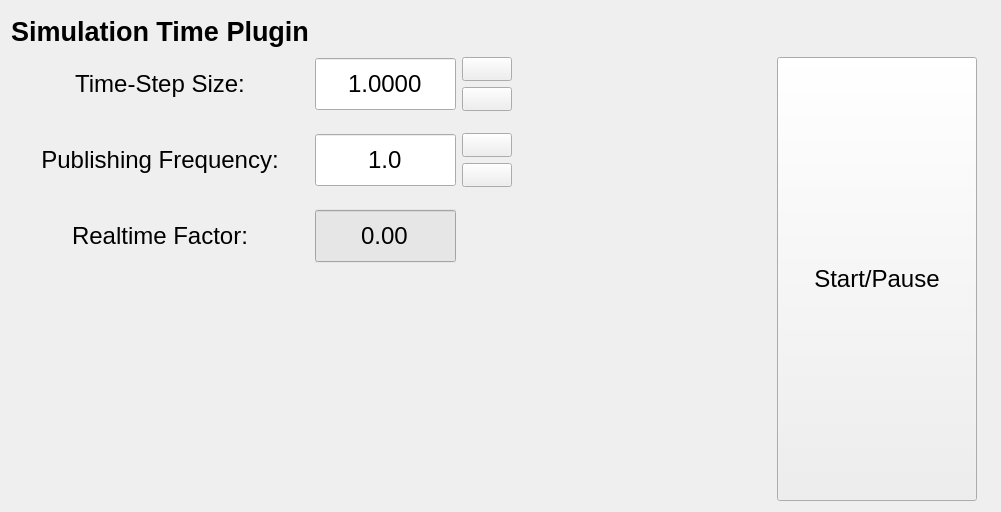
<?xml version="1.0" encoding="UTF-8"?>
<ui version="4.0">
 <class>ServiceCallerWidget</class>
 <widget class="QWidget" name="ServiceCallerWidget">
  <property name="geometry">
   <rect>
    <x>0</x>
    <y>0</y>
    <width>1001</width>
    <height>512</height>
   </rect>
  </property>
  <property name="minimumSize">
   <size>
    <width>0</width>
    <height>0</height>
   </size>
  </property>
  <property name="windowTitle">
   <string>Simulation Time Panel</string>
  </property>
  <property name="windowIcon">
   <iconset theme="time">
    <normaloff>.</normaloff>.</iconset>
  </property>
  <layout class="QVBoxLayout" name="verticalLayout_3" stretch="0">
   <item>
    <layout class="QHBoxLayout" name="horizontalLayout">
     <item>
      <layout class="QGridLayout" name="gridLayout">
       <item row="3" column="0">
        <spacer name="verticalSpacer_2">
         <property name="orientation">
          <enum>Qt::Vertical</enum>
         </property>
         <property name="sizeType">
          <enum>QSizePolicy::Minimum</enum>
         </property>
         <property name="sizeHint" stdset="0">
          <size>
           <width>5</width>
           <height>10</height>
          </size>
         </property>
        </spacer>
       </item>
       <item row="4" column="0" rowspan="2">
        <widget class="QLabel" name="label_4">
         <property name="font">
          <font>
           <pointsize>18</pointsize>
          </font>
         </property>
         <property name="text">
          <string>Publishing Frequency:</string>
         </property>
         <property name="alignment">
          <set>Qt::AlignCenter</set>
         </property>
        </widget>
       </item>
       <item row="4" column="2">
        <widget class="QPushButton" name="increase_pFreq">
         <property name="minimumSize">
          <size>
           <width>50</width>
           <height>24</height>
          </size>
         </property>
         <property name="cursor">
          <cursorShape>PointingHandCursor</cursorShape>
         </property>
         <property name="text">
          <string/>
         </property>
         <property name="icon">
          <iconset theme="go-up">
           <normaloff>.</normaloff>.</iconset>
         </property>
        </widget>
       </item>
       <item row="5" column="2">
        <widget class="QPushButton" name="decrease_pFreq">
         <property name="minimumSize">
          <size>
           <width>50</width>
           <height>24</height>
          </size>
         </property>
         <property name="cursor">
          <cursorShape>PointingHandCursor</cursorShape>
         </property>
         <property name="text">
          <string/>
         </property>
         <property name="icon">
          <iconset theme="go-down">
           <normaloff>.</normaloff>.</iconset>
         </property>
        </widget>
       </item>
       <item row="1" column="0" rowspan="2">
        <widget class="QLabel" name="label_2">
         <property name="font">
          <font>
           <pointsize>18</pointsize>
          </font>
         </property>
         <property name="text">
          <string>Time-Step Size:</string>
         </property>
         <property name="alignment">
          <set>Qt::AlignCenter</set>
         </property>
        </widget>
       </item>
       <item row="0" column="1">
        <spacer name="horizontalSpacer_2">
         <property name="orientation">
          <enum>Qt::Horizontal</enum>
         </property>
         <property name="sizeType">
          <enum>QSizePolicy::Minimum</enum>
         </property>
         <property name="sizeHint" stdset="0">
          <size>
           <width>120</width>
           <height>20</height>
          </size>
         </property>
        </spacer>
       </item>
       <item row="1" column="2">
        <widget class="QPushButton" name="increase_dt">
         <property name="sizePolicy">
          <sizepolicy hsizetype="Minimum" vsizetype="Fixed">
           <horstretch>0</horstretch>
           <verstretch>0</verstretch>
          </sizepolicy>
         </property>
         <property name="minimumSize">
          <size>
           <width>50</width>
           <height>24</height>
          </size>
         </property>
         <property name="cursor">
          <cursorShape>PointingHandCursor</cursorShape>
         </property>
         <property name="layoutDirection">
          <enum>Qt::LeftToRight</enum>
         </property>
         <property name="autoFillBackground">
          <bool>false</bool>
         </property>
         <property name="text">
          <string/>
         </property>
         <property name="icon">
          <iconset theme="go-up">
           <normaloff>.</normaloff>.</iconset>
         </property>
         <property name="autoDefault">
          <bool>false</bool>
         </property>
         <property name="default">
          <bool>false</bool>
         </property>
         <property name="flat">
          <bool>false</bool>
         </property>
        </widget>
       </item>
       <item row="8" column="0">
        <spacer name="verticalSpacer">
         <property name="orientation">
          <enum>Qt::Vertical</enum>
         </property>
         <property name="sizeType">
          <enum>QSizePolicy::Preferred</enum>
         </property>
         <property name="sizeHint" stdset="0">
          <size>
           <width>20</width>
           <height>400</height>
          </size>
         </property>
        </spacer>
       </item>
       <item row="0" column="3">
        <spacer name="horizontalSpacer">
         <property name="orientation">
          <enum>Qt::Horizontal</enum>
         </property>
         <property name="sizeType">
          <enum>QSizePolicy::MinimumExpanding</enum>
         </property>
         <property name="sizeHint" stdset="0">
          <size>
           <width>100</width>
           <height>20</height>
          </size>
         </property>
        </spacer>
       </item>
       <item row="0" column="0">
        <widget class="QLabel" name="label_3">
         <property name="minimumSize">
          <size>
           <width>0</width>
           <height>40</height>
          </size>
         </property>
         <property name="font">
          <font>
           <pointsize>20</pointsize>
           <weight>75</weight>
           <bold>true</bold>
          </font>
         </property>
         <property name="frameShape">
          <enum>QFrame::NoFrame</enum>
         </property>
         <property name="frameShadow">
          <enum>QFrame::Plain</enum>
         </property>
         <property name="text">
          <string>Simulation Time Plugin</string>
         </property>
         <property name="textFormat">
          <enum>Qt::AutoText</enum>
         </property>
         <property name="alignment">
          <set>Qt::AlignCenter</set>
         </property>
        </widget>
       </item>
       <item row="2" column="2">
        <widget class="QPushButton" name="decrease_dt">
         <property name="minimumSize">
          <size>
           <width>50</width>
           <height>24</height>
          </size>
         </property>
         <property name="cursor">
          <cursorShape>PointingHandCursor</cursorShape>
         </property>
         <property name="text">
          <string/>
         </property>
         <property name="icon">
          <iconset theme="go-down">
           <normaloff>.</normaloff>.</iconset>
         </property>
        </widget>
       </item>
       <item row="1" column="4" rowspan="8">
        <widget class="QPushButton" name="call_service_button">
         <property name="sizePolicy">
          <sizepolicy hsizetype="Preferred" vsizetype="Preferred">
           <horstretch>0</horstretch>
           <verstretch>0</verstretch>
          </sizepolicy>
         </property>
         <property name="minimumSize">
          <size>
           <width>200</width>
           <height>100</height>
          </size>
         </property>
         <property name="font">
          <font>
           <pointsize>18</pointsize>
          </font>
         </property>
         <property name="cursor">
          <cursorShape>PointingHandCursor</cursorShape>
         </property>
         <property name="mouseTracking">
          <bool>false</bool>
         </property>
         <property name="toolTip">
          <string>Start/Pause Simulation</string>
         </property>
         <property name="text">
          <string>Start/Pause</string>
         </property>
        </widget>
       </item>
       <item row="1" column="1" rowspan="2">
        <widget class="QDoubleSpinBox" name="dtSize_val_box">
         <property name="sizePolicy">
          <sizepolicy hsizetype="Minimum" vsizetype="Minimum">
           <horstretch>0</horstretch>
           <verstretch>0</verstretch>
          </sizepolicy>
         </property>
         <property name="minimumSize">
          <size>
           <width>100</width>
           <height>54</height>
          </size>
         </property>
         <property name="font">
          <font>
           <pointsize>18</pointsize>
          </font>
         </property>
         <property name="alignment">
          <set>Qt::AlignCenter</set>
         </property>
         <property name="buttonSymbols">
          <enum>QAbstractSpinBox::NoButtons</enum>
         </property>
         <property name="decimals">
          <number>4</number>
         </property>
         <property name="minimum">
          <double>0.000100000000000</double>
         </property>
         <property name="maximum">
          <double>10000.000000000000000</double>
         </property>
         <property name="value">
          <double>1.000000000000000</double>
         </property>
        </widget>
       </item>
       <item row="4" column="1" rowspan="2">
        <widget class="QDoubleSpinBox" name="PubFreq_val_box">
         <property name="sizePolicy">
          <sizepolicy hsizetype="Minimum" vsizetype="Minimum">
           <horstretch>0</horstretch>
           <verstretch>0</verstretch>
          </sizepolicy>
         </property>
         <property name="minimumSize">
          <size>
           <width>100</width>
           <height>54</height>
          </size>
         </property>
         <property name="font">
          <font>
           <pointsize>18</pointsize>
          </font>
         </property>
         <property name="alignment">
          <set>Qt::AlignCenter</set>
         </property>
         <property name="buttonSymbols">
          <enum>QAbstractSpinBox::NoButtons</enum>
         </property>
         <property name="decimals">
          <number>1</number>
         </property>
         <property name="maximum">
          <double>500.000000000000000</double>
         </property>
         <property name="value">
          <double>1.000000000000000</double>
         </property>
        </widget>
       </item>
       <item row="7" column="0">
        <widget class="QLabel" name="label_5">
         <property name="font">
          <font>
           <pointsize>18</pointsize>
          </font>
         </property>
         <property name="text">
          <string>Realtime Factor:</string>
         </property>
         <property name="alignment">
          <set>Qt::AlignCenter</set>
         </property>
        </widget>
       </item>
       <item row="6" column="0">
        <spacer name="verticalSpacer_3">
         <property name="orientation">
          <enum>Qt::Vertical</enum>
         </property>
         <property name="sizeType">
          <enum>QSizePolicy::Minimum</enum>
         </property>
         <property name="sizeHint" stdset="0">
          <size>
           <width>5</width>
           <height>10</height>
          </size>
         </property>
        </spacer>
       </item>
       <item row="7" column="1">
        <widget class="QDoubleSpinBox" name="RTF_val_box">
         <property name="sizePolicy">
          <sizepolicy hsizetype="Minimum" vsizetype="Minimum">
           <horstretch>0</horstretch>
           <verstretch>0</verstretch>
          </sizepolicy>
         </property>
         <property name="minimumSize">
          <size>
           <width>100</width>
           <height>54</height>
          </size>
         </property>
         <property name="font">
          <font>
           <pointsize>18</pointsize>
          </font>
         </property>
         <property name="autoFillBackground">
          <bool>true</bool>
         </property>
         <property name="styleSheet">
          <string notr="true">background-color: rgb(230, 230, 230)</string>
         </property>
         <property name="alignment">
          <set>Qt::AlignCenter</set>
         </property>
         <property name="readOnly">
          <bool>true</bool>
         </property>
         <property name="buttonSymbols">
          <enum>QAbstractSpinBox::NoButtons</enum>
         </property>
         <property name="decimals">
          <number>2</number>
         </property>
         <property name="maximum">
          <double>50000.000000000000000</double>
         </property>
        </widget>
       </item>
      </layout>
     </item>
     <item>
      <widget class="QLabel" name="label">
       <property name="sizePolicy">
        <sizepolicy hsizetype="Preferred" vsizetype="Preferred">
         <horstretch>0</horstretch>
         <verstretch>0</verstretch>
        </sizepolicy>
       </property>
       <property name="text">
        <string/>
       </property>
       <property name="alignment">
        <set>Qt::AlignLeading|Qt::AlignLeft|Qt::AlignVCenter</set>
       </property>
      </widget>
     </item>
    </layout>
   </item>
  </layout>
 </widget>
 <resources/>
 <connections/>
</ui>
